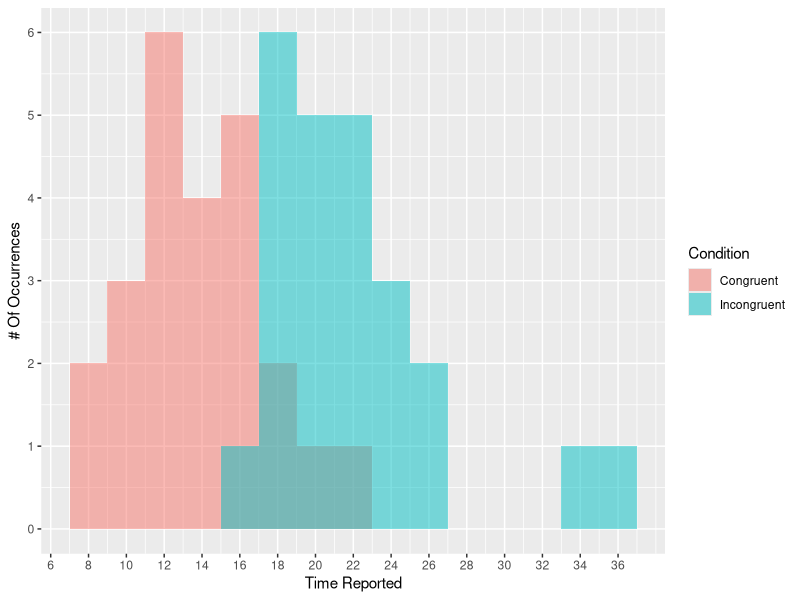
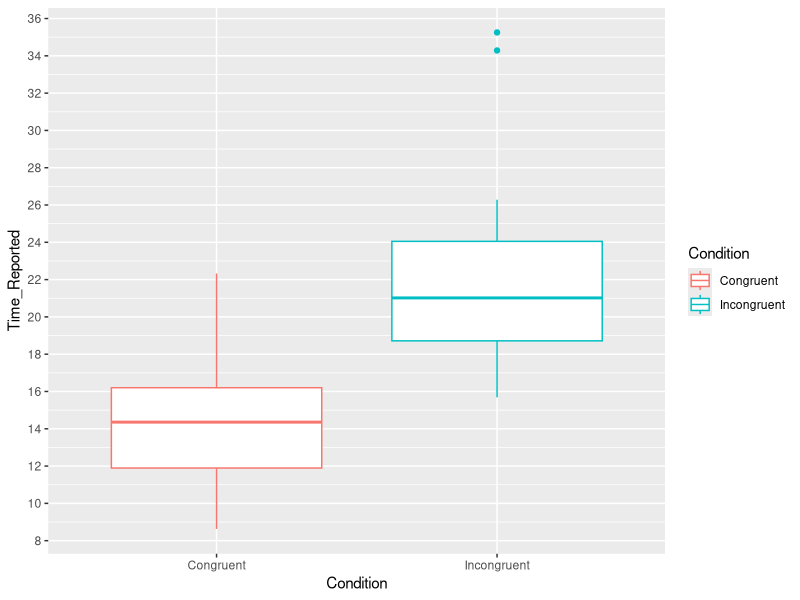

Reproduce these figures in R, in order.
## ---- chunk 1
library('ggplot2')
library('gridExtra') 
library(scales)
library(reshape2)

df <- read.csv("memory_scores.csv")

descriptive <- function(arg){
n <- length(arg)
min <- min(arg)
qt1 <- unname(quantile(arg,probs=0.25))
mean <- mean(arg)
median <- median(arg)
qt2 <- unname(quantile(arg,probs=0.75))
max <- max(arg)
var <- var(arg)
SD <- sd(arg)
return(c(n,min,qt1,mean,median,qt2,max,var,SD))
}

istats <- data.frame(descriptive(df$Congruent),
                     descriptive(df$Incongruent))

names(istats) <- c("Congruent","Incongruent")
row.names(istats) <- c("Sample Size","Minimum","Lower Quartile (25%)","Mean","Median","Upper Quartile (75%)","Maximum","Variance","Standard Deviation")

print.data.frame(istats)
## ---- chunk 2
#Reshaping Data
df2 <- t(df)
df2 <- melt(df2, id=c("v1"))
df2$Var2 <- NULL
colnames(df2)=c("Condition","Time_Reported")

ggplot(data=df2,aes(x=df2$Time_Reported,fill=Condition))+
  geom_histogram(binwidth=2,alpha=0.5,position = 'identity')+
  scale_x_continuous(breaks=seq(0,36,2))+
  scale_y_continuous(breaks=seq(0,6,1))+
  ylab("# Of Occurrences")+
  xlab("Time Reported")

ggplot(data=df2,aes(x=Condition,y=Time_Reported,color=Condition))+
  geom_boxplot()+
  scale_y_continuous(breaks=seq(0,36,2))
## ---- chunk 3
t.test(df$Congruent, df$Incongruent,alternative="less",mu=0,paired=TRUE,var.eq=FALSE,conf.level=0.95)
